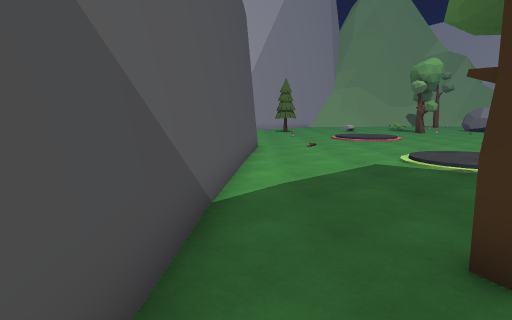
[1] (above)

15 first-person views from a walk through a scene from a Unity 3-D project. The camera is 1.5 m above the floor, tilts 8° down and sees 75° across. The floor is counted in squares, 1 m on a side. Each view is taken from the middle of a square. On the plan, view 1 faces up. The plan holds only what a view shows up to about 15 squares ahead; the rest is blank. The place goes on beyond the plan. The player is left out. Some animated figures are left out.

[2]
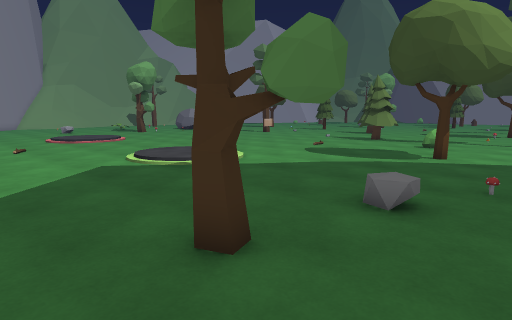

[3]
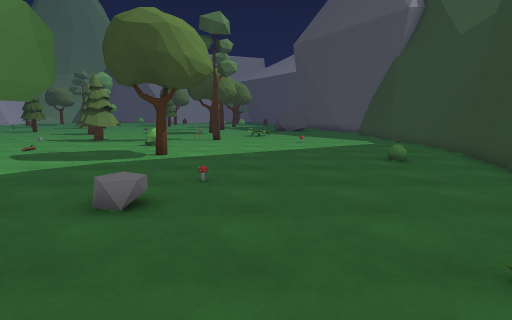

[4]
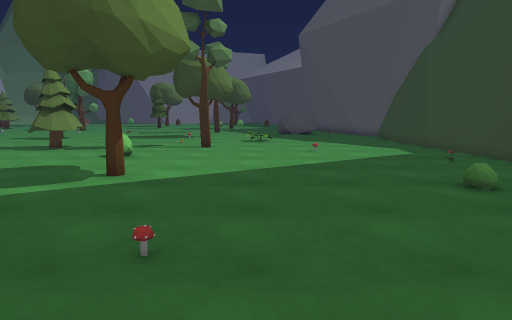

[5]
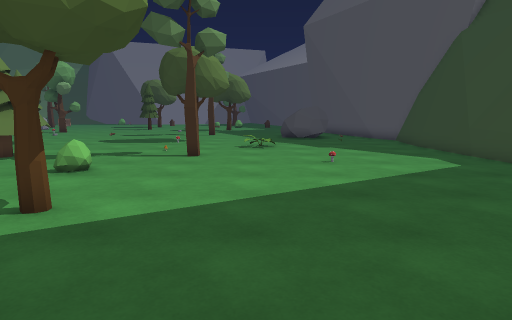

[6]
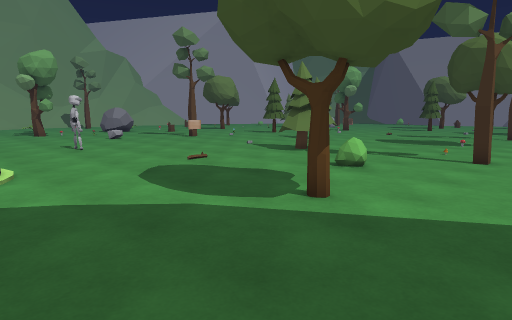

[7]
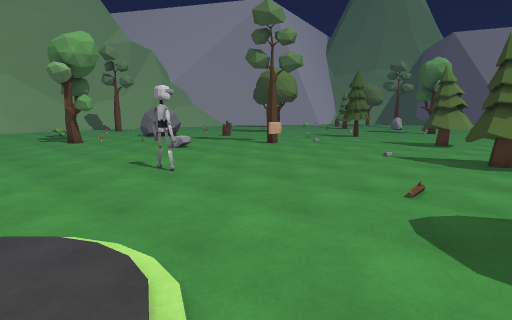

[8]
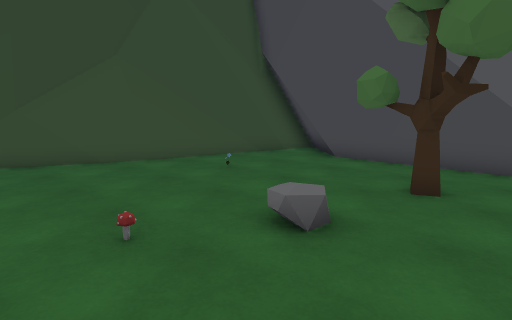

[9]
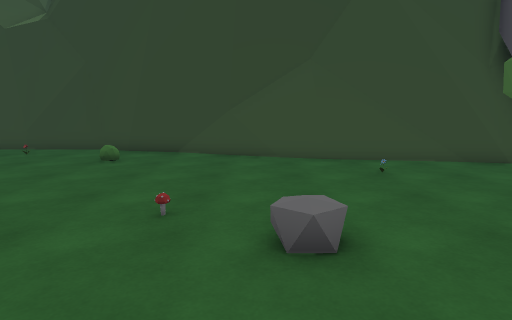

[10]
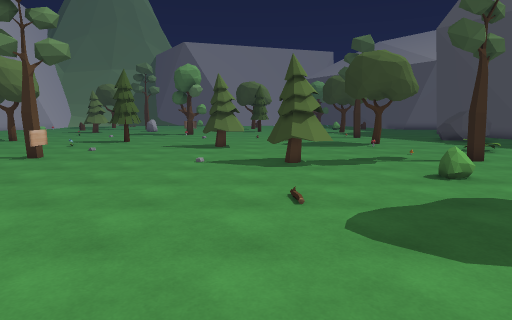

[11]
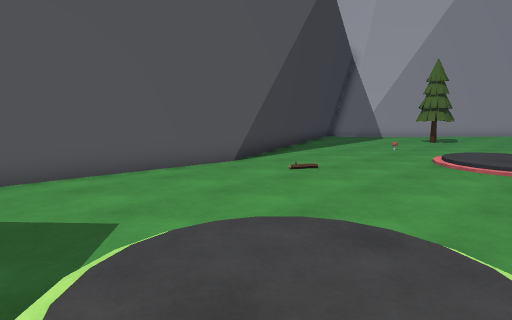

[12]
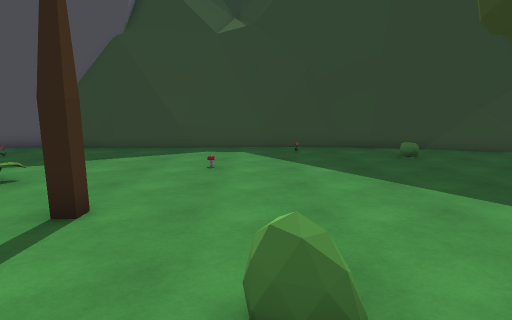

[13]
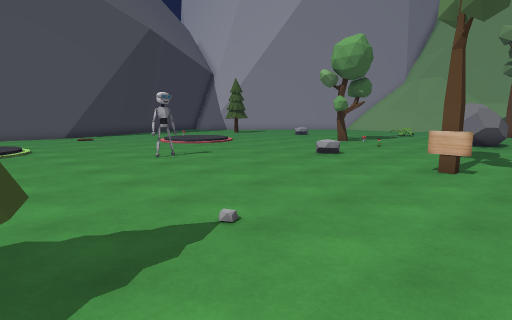

[14]
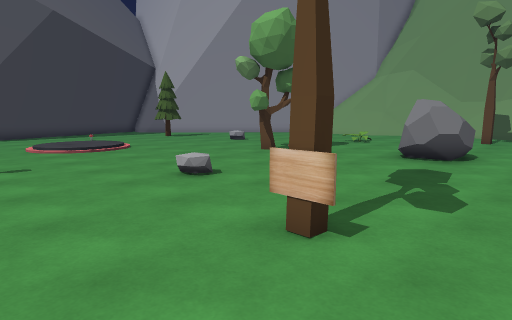

[15]
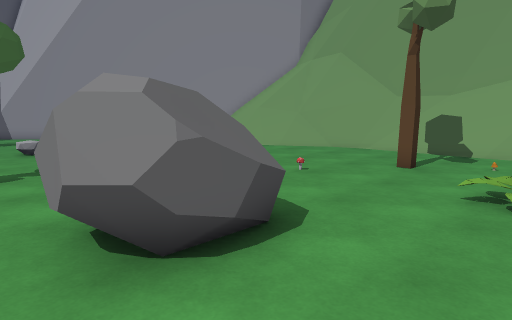

### Floor plan
Points are (right, up) in squares from view 1. A wall is a line through its corners. A room is listed if a view was taken in it or the views show most of it. See-through windows are left out.
Room 1 (views 1, 2, 3, 4, 5, 6, 7, 8, 9, 10, 11, 12, 13, 14, 15)
walls: (0, 16.4) (-0.7, 9.1); (-0.7, 10.8) (-1.3, -2.8); (-1.6, 20) (0.2, 15.2); (-1.1, 4.7) (-1.4, 1.8); (-1.4, 0.8) (-1.6, -3) (-2.9, -4.5); (-1.3, -2.1) (-3, -4); (6.1, -6.1) (8, -6.8); (-1.5, -2.7) (-3.1, -4.4); (3.6, -5.4) (6.5, -6.3); (6.7, -6.5) (7.2, -6.7); (3.7, -5.7) (7, -6.6); (7, -6.7) (11, -7.6); (0.2, -4.7) (3.8, -5.3); (0.8, -5.1) (3.9, -5.6); (10.8, -7.6) (12.8, -8.4); (-1.6, -4.2) (0.9, -4.9); (12.3, -8) (15.8, -8.2); (-1.2, -4.8) (3.8, -5.9); (12.6, -8.3) (15.4, -8.4); (-2.1, -4.6) (-1.2, -4.5) (1.1, -5.2); (-2.1, -4.7) (-0.9, -4.6); (15.7, -8.2) (22.4, -7.7); (15.6, -8.3) (22.2, -7.5); (15.2, -8.5) (15.8, -8.7); (15.7, -8.5) (19.3, -8.1); (17.7, -8.5) (19.1, -8.3) (20, -8.1); (16.4, 38.9) (14.2, 38.7); (20.2, 38.9) (17.1, 39.1); (20.1, 39.2) (17, 39.3); (20.1, 39.4) (17.1, 39.5)
low walls: (-1.1, -1.6) (-2.4, -3.1); (5.1, -5.4) (5.6, -5.6); (5.4, -5.5) (8.8, -6.8); (3.7, -5) (4.5, -5.3); (3.6, -5.3) (6.2, -6); (8.5, -6.8) (10.6, -7.4); (10.9, -7.4) (12.3, -8); (-0.1, -4.5) (3.8, -5.1); (12.2, -7.8) (15.8, -8); (-2.2, -4.3) (-1.3, -4.3); (15.6, -8.1) (18.9, -7.7); (15.4, 38.5) (14, 38.2); (16.6, 38.5) (15.7, 38.5); (16.2, 38.8) (14.1, 38.5); (16.6, 38.9) (16, 38.9); (19.6, 38.4) (17.3, 38.5); (22.1, -7.5) (22.6, -7.5); (20, 38.6) (15.8, 38.7); (20.3, 38.6) (19.8, 38.6); (20.2, 38.7) (17.2, 38.8)
objects: tree (2, 2) to (3, 3); other object (2, 22); other object (3, -2); mushroom (7, 1); robot (11, 15) to (12, 15); tree (12, 3); tree (12, 24) to (13, 26); other object (14, -6); bush (16, 5); other object (17, -2); tree (17, 8) to (19, 10); rock (17, 26) to (19, 28); other object (17, 32); tree (18, 34) to (19, 35); tree (19, 2); tree (20, 18); other object (20, 36); other object (21, 4)

Positions as (right, up) in squares from view 1, and headings:
1: (0, 0), facing up
2: (0, 0), facing up-right
3: (0, 0), facing right
4: (4, 0), facing right
5: (7, 0), facing right
6: (7, 0), facing up-right
7: (7, 7), facing up-right
8: (9, 5), facing down-left
9: (6, 6), facing down
10: (7, 10), facing right
11: (8, 8), facing up-left
12: (16, 7), facing down
13: (22, 9), facing up-left
14: (22, 15), facing up-left
15: (22, 25), facing up-left
